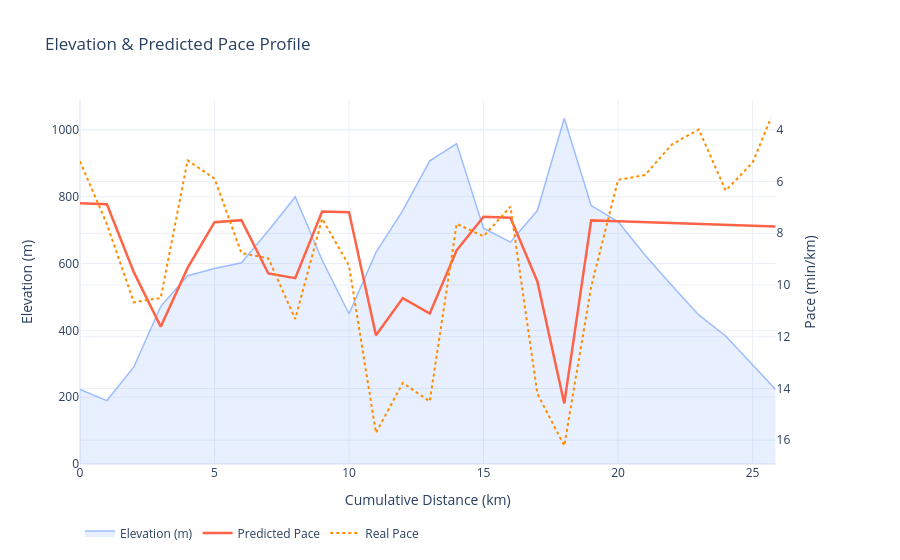

Notebook code cell kept with this figure:
### Code cell
import plotly.graph_objects as go
import plotly.express as px
from plotly.subplots import make_subplots

fig = make_subplots(specs=[[{"secondary_y": True}]])

fig.add_trace(
    go.Scatter(
        x=splits["distance_km"], y=splits["elevation_m"],
        fill="tozeroy", fillcolor="rgba(100,150,255,0.15)",
        line=dict(color="rgba(100,150,255,0.6)", width=1.5),
        name="Elevation (m)",
        hovertemplate="%{y:.0f} m<extra></extra>",
    ),
    secondary_y=False,
)

splits["pace_fmt"]    = splits["predicted_pace"].apply(conv.min_to_chrono)

fig.add_trace(
    go.Scatter(
        x=splits["distance_km"], y=splits["predicted_pace"],
        line=dict(color="tomato", width=2.5),
        name="Predicted Pace",
        customdata=splits["pace_fmt"],
        hovertemplate="%{customdata} min/km<extra></extra>",
    ),
    secondary_y=True,
)
fig.add_trace(
    go.Scatter(
        x=df_temps_pierre["cum_dist"]-1, y=df_temps_pierre["pace"],
        line=dict(color="darkorange", width=2, dash="dot"),
        name="Real Pace",
        # customdata=df_temps_pierre["fatigue_fmt"],
        # hovertemplate="%{customdata} min/km<extra></extra>",
    ),
    secondary_y=True,
)

fig.update_layout(
    title="Elevation & Predicted Pace Profile",
    xaxis_title="Cumulative Distance (km)",
    hovermode="x unified",
    template="plotly_white",
    legend=dict(orientation="h", y=-0.15),
)
fig.update_yaxes(title_text="Elevation (m)",    secondary_y=False)
fig.update_yaxes(title_text="Pace (min/km)",    secondary_y=True,  autorange="reversed")

fig.show()
# fig.write_html("data/chart_elevation_pace.html", include_plotlyjs="cdn", full_html=False)
# print("✅ Embeddable div saved → data/chart_elevation_pace.html")

### Figure 1 — Plotly figure (JSON) as saved in the notebook; plotly's stock layout.template omitted (floating-point values rounded to 4 significant figures)
{"data": [{"fill": "tozeroy", "fillcolor": "rgba(100,150,255,0.15)", "hovertemplate": "%{y:.0f} m<extra></extra>", "line": {"color": "rgba(100,150,255,0.6)", "width": 1.5}, "name": "Elevation (m)", "type": "scatter", "x": [0.0, 1.0, 2.0, 3.0, 4.0, 5.0, 6.0, 7.0, 8.0, 9.0, 10.0, 11.0, 12.0, 13.0, 14.0, 15.0, 16.0, 17.0, 18.0, 19.0, 20.0, 21.0, 22.0, 23.0, 24.0, 25.0, 25.86], "xaxis": "x", "y": [223.2, 189.8, 290.5, 471.7, 563.4, 584.9, 602.1, 698.1, 799.7, 610.5, 449.7, 633.2, 759.3, 907.2, 959.0, 705.5, 664.0, 758.5, 1035.0, 773.5, 725.5, 625.3, 533.9, 446.2, 383.3, 296.5, 223.0], "yaxis": "y"}, {"customdata": ["6:51", "6:53", "9:30", "11:37", "9:20", "7:34", "7:30", "9:33", "9:44", "7:09", "7:11", "11:57", "10:30", "11:06", "8:40", "7:22", "7:24", "9:52", "14:35", "7:30", "7:32", "7:34", "7:36", "7:38", "7:40", "7:43", "7:44"], "hovertemplate": "%{customdata} min/km<extra></extra>", "line": {"color": "tomato", "width": 2.5}, "name": "Predicted Pace", "type": "scatter", "x": [0.0, 1.0, 2.0, 3.0, 4.0, 5.0, 6.0, 7.0, 8.0, 9.0, 10.0, 11.0, 12.0, 13.0, 14.0, 15.0, 16.0, 17.0, 18.0, 19.0, 20.0, 21.0, 22.0, 23.0, 24.0, 25.0, 25.86], "xaxis": "x", "y": [6.843, 6.877, 9.503, 11.61, 9.339, 7.571, 7.493, 9.554, 9.735, 7.155, 7.189, 11.94, 10.5, 11.1, 8.659, 7.363, 7.397, 9.862, 14.58, 7.501, 7.536, 7.571, 7.606, 7.64, 7.675, 7.71, 7.739], "yaxis": "y2"}, {"line": {"color": "darkorange", "dash": "dot", "width": 2}, "name": "Real Pace", "type": "scatter", "x": [0.0, 1.0, 2.0, 3.0, 4.0, 5.0, 6.0, 7.0, 8.0, 9.0, 10.0, 11.0, 12.0, 13.0, 14.0, 15.0, 16.0, 17.0, 18.0, 19.0, 20.0, 21.0, 22.0, 23.0, 24.0, 25.0, 25.68], "xaxis": "x", "y": [5.217, 7.65, 10.67, 10.5, 5.183, 5.883, 8.767, 8.967, 11.32, 7.433, 9.25, 15.72, 13.78, 14.5, 7.633, 8.117, 6.967, 14.2, 16.22, 10.07, 5.933, 5.75, 4.567, 3.983, 6.35, 5.267, 3.55], "yaxis": "y2"}], "layout": {"hovermode": "x unified", "legend": {"orientation": "h", "y": -0.15}, "title": {"text": "Elevation & Predicted Pace Profile"}, "xaxis": {"anchor": "y", "domain": [0, 0.94], "title": {"text": "Cumulative Distance (km)"}}, "yaxis": {"anchor": "x", "domain": [0, 1], "title": {"text": "Elevation (m)"}}, "yaxis2": {"anchor": "x", "autorange": "reversed", "overlaying": "y", "side": "right", "title": {"text": "Pace (min/km)"}}}}
